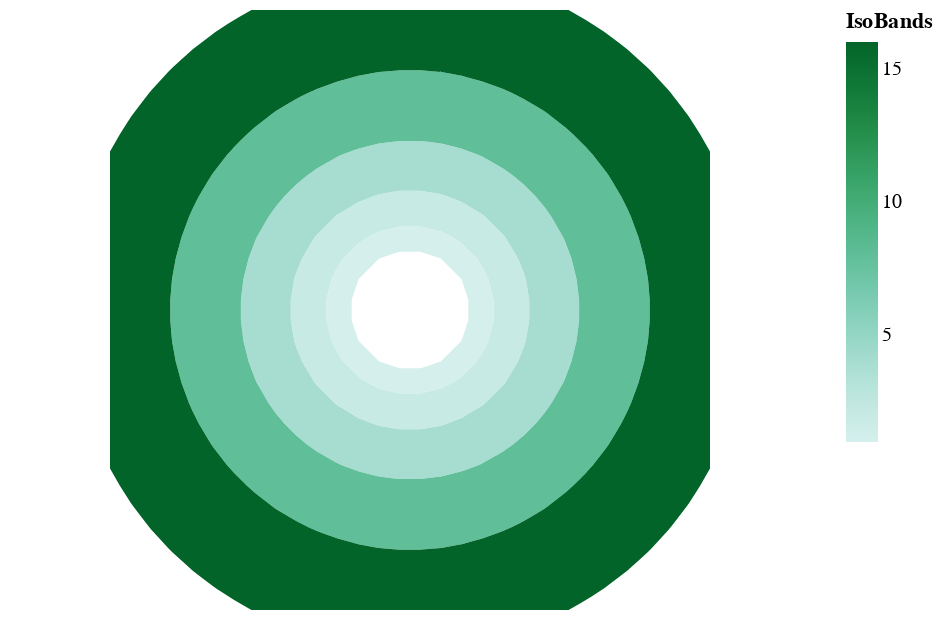

The notebook cell saved with this chart:
### Code cell
xr = np.linspace(-5, 5, 30)
yr = np.linspace(-5, 5, 30)
x, y = np.meshgrid(xr, yr)
z = x ** 2 + y ** 2
print(len(xr), len(yr), z.shape)

source = pd.DataFrame({'x': x.ravel(),
                     'y': y.ravel(),
                     'z': z.ravel()})

df = find_isobands(x, y, z, [1, 2, 4, 8, 16, 32], transform_id, transform_id)

g_source = alt.Chart(source).mark_rect().encode(
    x='x:O',
    y='y:O',
    color='z:Q')

g_iso = alt.Chart(alt.Data(values=df['features'])
).mark_geoshape(
    stroke='red',
    strokeWidth=0,
    clip=True,
    cornerRadius=0
).encode(
    alt.Color(
        'properties.z_low:Q', 
        scale=alt.Scale(scheme='bluegreen'),
        title = "IsoBands")
).project('identity'
)

#g_source+g_iso    
g_iso

### Figure 1 — Vega-Lite specification as saved in the notebook (floating-point values rounded to 4 significant figures; data arrays with more than 128 entries replaced by an {"elided": "..."} marker saying what was removed)
{"config": {"view": {"continuousWidth": 400, "continuousHeight": 300}}, "data": {"values": [{"type": "Feature", "geometry": {"type": "MultiPolygon", "coordinates": {"elided": "1 rows, 1362 float values in total"}}, "properties": {"z_low": 1, "z_high": 2, "stroke": "#000000", "stroke-opacity": 0, "stroke-width": 0, "fill-opacity": 1, "fill": "#5c77a5"}}, {"type": "Feature", "geometry": {"type": "MultiPolygon", "coordinates": {"elided": "1 rows, 2460 float values in total"}}, "properties": {"z_low": 2, "z_high": 4, "stroke": "#000000", "stroke-opacity": 0, "stroke-width": 0, "fill-opacity": 1, "fill": "#dc842a"}}, {"type": "Feature", "geometry": {"type": "MultiPolygon", "coordinates": {"elided": "1 rows, 3744 float values in total"}}, "properties": {"z_low": 4, "z_high": 8, "stroke": "#000000", "stroke-opacity": 0, "stroke-width": 0, "fill-opacity": 1, "fill": "#c85857"}}, {"type": "Feature", "geometry": {"type": "MultiPolygon", "coordinates": {"elided": "1 rows, 7416 float values in total"}}, "properties": {"z_low": 8, "z_high": 16, "stroke": "#000000", "stroke-opacity": 0, "stroke-width": 0, "fill-opacity": 1, "fill": "#89b5b1"}}, {"type": "Feature", "geometry": {"type": "MultiPolygon", "coordinates": {"elided": "1 rows, 9888 float values in total"}}, "properties": {"z_low": 16, "z_high": 32, "stroke": "#000000", "stroke-opacity": 0, "stroke-width": 0, "fill-opacity": 1, "fill": "#71a152"}}]}, "mark": {"type": "geoshape", "clip": true, "cornerRadius": 0, "stroke": "red", "strokeWidth": 0}, "encoding": {"color": {"type": "quantitative", "field": "properties.z_low", "scale": {"scheme": "bluegreen"}, "title": "IsoBands"}}, "projection": {"type": "identity"}, "$schema": "https://vega.github.io/schema/vega-lite/v4.8.1.json"}
